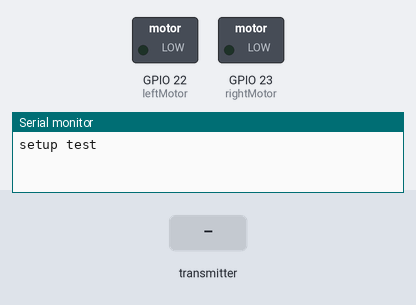
Simulated run of this sketch. Board: ESP32. On the bench: switched loads named in the sketch (green lamp = pin HIGH), the last lines printed to the serial monitor. The inputs (shaded band) are chosen by the test bench.

Above: at 1.2 s.
1.3 s: the transmitter starts sending a = 0
At 2.6 s:
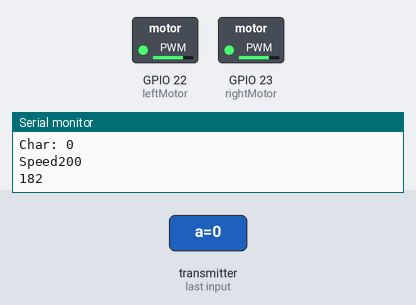
Timing chart, 0 to 4.3 s (numbered marks = the images above; inputs shaded):
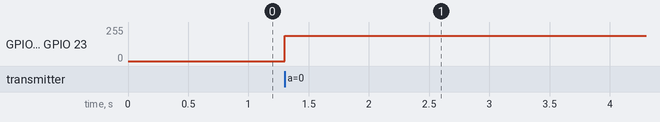

Measured:
- after the input at 1.3 s, GPIO 22 (leftMotor), GPIO 23 (rightMotor): 0/255 → 190/255 at once

The sketch:

espnow_ESP3.ino
```cpp
#include <esp_now.h>
#include <WiFi.h>


const int pwmFreq = 500; // Frequency of the PWM signal (5 kHz in this case)
const int pwmResolution = 8; // Resolution of PWM (8-bit resolution gives values from 0 to 255)
const int RChannel = 0; // Channel to use for PWM (ESP32 supports 16 channels)
const int LChannel = 1;
const int rightMotor = 23;
const int leftMotor = 22;
const int Idle = 191;

int maxForwardSpeed = 256;
int minForwardSpeed = 192;
int maxReverseSpeed = 128;
int minReverseSpeed = 190;
int forwardSpeed = 200;
int reverseSpeed = 182;

// Structure example to receive data
// Must match the sender structure
typedef struct struct_message {
    char a[32];
} struct_message;

// Create a struct_message called myData
struct_message myData;

// callback function that will be executed when data is received
void OnDataRecv(const uint8_t * mac, const uint8_t *incomingData, int len) {
  memcpy(&myData, incomingData, sizeof(myData));
  Serial.print("Bytes received: ");
  Serial.println(len);
  Serial.print("Char: ");
  Serial.println(myData.a);
  Serial.print("Speed");
  Serial.println(forwardSpeed);
  Serial.println(reverseSpeed);
  Serial.println();

  if (myData.a[0] == 'w') {
    ledcWrite(RChannel, forwardSpeed);
    ledcWrite(LChannel, forwardSpeed);
  }
  else if (myData.a[0] == 'a') {
    ledcWrite(RChannel, forwardSpeed);
    ledcWrite(LChannel, reverseSpeed);
  }
  else if (myData.a[0] == 's') {
    ledcWrite(RChannel, reverseSpeed);
    ledcWrite(LChannel, reverseSpeed);
  }
  else if (myData.a[0] == 'd') {
    ledcWrite(RChannel, reverseSpeed);
    ledcWrite(LChannel, forwardSpeed);
  }
  else if (myData.a[0] == 'u') {
    Serial.print("forward");
    forwardSpeed = forwardSpeed + 1;
    reverseSpeed = reverseSpeed - 1;
    if(forwardSpeed > maxForwardSpeed){
      forwardSpeed = maxForwardSpeed;
    }
    if(reverseSpeed < maxReverseSpeed){
      reverseSpeed = maxReverseSpeed;
    }
  }
  else if (myData.a[0] == 'j') {
    Serial.print("back");
    forwardSpeed = forwardSpeed - 1;
    reverseSpeed = reverseSpeed + 1;
    if(forwardSpeed < minForwardSpeed){
      forwardSpeed = minForwardSpeed;
    }
    if(reverseSpeed > minReverseSpeed){
      reverseSpeed = minReverseSpeed;
    }
  }
  else{
    ledcWrite(RChannel, Idle);
    ledcWrite(LChannel, Idle);
  }
}

void setup() {
  // Initialize Serial Monitor
  Serial.begin(115200);

  const int numberPoints = 6;
  float coordinates[numberPoints * numberPoints][2];

  generateGrid(10.734432, 10.329487, 100.230458, 100.349327, numberPoints, coordinates);
  ledcSetup(RChannel, pwmFreq, pwmResolution);
  ledcAttachPin(rightMotor, RChannel);  // Attach the PWM to the pin
  ledcSetup(LChannel, pwmFreq, pwmResolution);
  ledcAttachPin(leftMotor, LChannel);  // Attach the PWM to the pin
  Serial.println("setup test");
  // Set device as a Wi-Fi Station
  WiFi.mode(WIFI_STA);

  // Init ESP-NOW
  if (esp_now_init() != ESP_OK) {
    Serial.println("Error initializing ESP-NOW");
    return;
  }

  // Once ESPNow is successfully Init, we will register for recv CB to
  // get recv packer info
  esp_now_register_recv_cb(esp_now_recv_cb_t(OnDataRecv));
}

void generateGrid(float X1, float Y1, float X2, float Y2, int numberPoints, float coordinates[][2]) {
    float xStep = (X2 - X1) / (numberPoints - 1);
    float yStep = (Y2 - Y1) / (numberPoints - 1);

    int index = 0;
    for (int i = 0; i < numberPoints; i++) {
        for (int j = 0; j < numberPoints; j++) {
            coordinates[index][0] = X1 + i * xStep;
            coordinates[index][1] = Y1 + j * yStep;
            index++;
        }
    }
}

void loop() {

}
```
